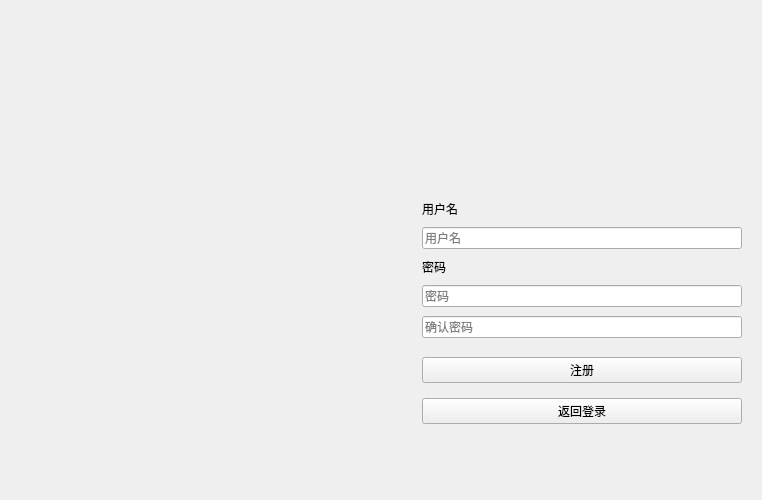
<?xml version="1.0" encoding="UTF-8"?>
<ui version="4.0">
 <class>Form</class>
 <widget class="QWidget" name="Form">
  <property name="geometry">
   <rect>
    <x>0</x>
    <y>0</y>
    <width>762</width>
    <height>500</height>
   </rect>
  </property>
  <property name="minimumSize">
   <size>
    <width>700</width>
    <height>500</height>
   </size>
  </property>
  <property name="windowTitle">
   <string>Form</string>
  </property>
  <layout class="QHBoxLayout" name="horizontalLayout">
   <property name="spacing">
    <number>0</number>
   </property>
   <property name="leftMargin">
    <number>0</number>
   </property>
   <property name="topMargin">
    <number>0</number>
   </property>
   <property name="rightMargin">
    <number>0</number>
   </property>
   <property name="bottomMargin">
    <number>0</number>
   </property>
   <item>
    <widget class="QLabel" name="label">
     <property name="text">
      <string/>
     </property>
     <property name="pixmap">
      <pixmap>:/images/background.jpg</pixmap>
     </property>
     <property name="scaledContents">
      <bool>true</bool>
     </property>
    </widget>
   </item>
   <item>
    <widget class="QWidget" name="widget" native="true">
     <property name="sizePolicy">
      <sizepolicy hsizetype="Preferred" vsizetype="Preferred">
       <horstretch>0</horstretch>
       <verstretch>0</verstretch>
      </sizepolicy>
     </property>
     <property name="minimumSize">
      <size>
       <width>360</width>
       <height>0</height>
      </size>
     </property>
     <property name="maximumSize">
      <size>
       <width>360</width>
       <height>16777215</height>
      </size>
     </property>
     <property name="styleSheet">
      <string notr="true">QLabel{
	font: 13px 'Microsoft YaHei'
}</string>
     </property>
     <layout class="QVBoxLayout" name="verticalLayout_2">
      <property name="spacing">
       <number>9</number>
      </property>
      <property name="leftMargin">
       <number>20</number>
      </property>
      <property name="topMargin">
       <number>20</number>
      </property>
      <property name="rightMargin">
       <number>20</number>
      </property>
      <property name="bottomMargin">
       <number>20</number>
      </property>
      <item>
       <spacer name="verticalSpacer">
        <property name="orientation">
         <enum>Qt::Vertical</enum>
        </property>
        <property name="sizeHint" stdset="0">
         <size>
          <width>20</width>
          <height>40</height>
         </size>
        </property>
       </spacer>
      </item>
      <item alignment="Qt::AlignHCenter">
       <widget class="QLabel" name="label_2">
        <property name="enabled">
         <bool>true</bool>
        </property>
        <property name="sizePolicy">
         <sizepolicy hsizetype="Preferred" vsizetype="Expanding">
          <horstretch>0</horstretch>
          <verstretch>0</verstretch>
         </sizepolicy>
        </property>
        <property name="minimumSize">
         <size>
          <width>100</width>
          <height>100</height>
         </size>
        </property>
        <property name="maximumSize">
         <size>
          <width>100</width>
          <height>100</height>
         </size>
        </property>
        <property name="text">
         <string/>
        </property>
        <property name="pixmap">
         <pixmap>:/images/logo.png</pixmap>
        </property>
        <property name="scaledContents">
         <bool>true</bool>
        </property>
       </widget>
      </item>
      <item>
       <spacer name="verticalSpacer_3">
        <property name="orientation">
         <enum>Qt::Vertical</enum>
        </property>
        <property name="sizeType">
         <enum>QSizePolicy::Fixed</enum>
        </property>
        <property name="sizeHint" stdset="0">
         <size>
          <width>20</width>
          <height>15</height>
         </size>
        </property>
       </spacer>
      </item>
      <item>
       <widget class="BodyLabel" name="label_5">
        <property name="text">
         <string>用户名</string>
        </property>
       </widget>
      </item>
      <item>
       <widget class="LineEdit" name="lineEdit_3">
        <property name="placeholderText">
         <string>用户名</string>
        </property>
        <property name="clearButtonEnabled">
         <bool>true</bool>
        </property>
       </widget>
      </item>
      <item>
       <widget class="BodyLabel" name="label_6">
        <property name="text">
         <string>密码</string>
        </property>
       </widget>
      </item>
      <item>
       <widget class="LineEdit" name="lineEdit_4">
        <property name="echoMode">
         <enum>QLineEdit::Password</enum>
        </property>
        <property name="placeholderText">
         <string>密码</string>
        </property>
        <property name="clearButtonEnabled">
         <bool>true</bool>
        </property>
       </widget>
      </item>
      <item>
       <widget class="LineEdit" name="lineEdit">
        <property name="echoMode">
         <enum>QLineEdit::Password</enum>
        </property>
        <property name="placeholderText">
         <string>确认密码</string>
        </property>
       </widget>
      </item>
      <item>
       <spacer name="verticalSpacer_5">
        <property name="orientation">
         <enum>Qt::Vertical</enum>
        </property>
        <property name="sizeType">
         <enum>QSizePolicy::Fixed</enum>
        </property>
        <property name="sizeHint" stdset="0">
         <size>
          <width>20</width>
          <height>5</height>
         </size>
        </property>
       </spacer>
      </item>
      <item>
       <spacer name="verticalSpacer_4">
        <property name="orientation">
         <enum>Qt::Vertical</enum>
        </property>
        <property name="sizeType">
         <enum>QSizePolicy::Fixed</enum>
        </property>
        <property name="sizeHint" stdset="0">
         <size>
          <width>20</width>
          <height>5</height>
         </size>
        </property>
       </spacer>
      </item>
      <item>
       <widget class="PrimaryPushButton" name="pushButton">
        <property name="text">
         <string>注册</string>
        </property>
       </widget>
      </item>
      <item>
       <spacer name="verticalSpacer_6">
        <property name="orientation">
         <enum>Qt::Vertical</enum>
        </property>
        <property name="sizeType">
         <enum>QSizePolicy::Fixed</enum>
        </property>
        <property name="sizeHint" stdset="0">
         <size>
          <width>20</width>
          <height>6</height>
         </size>
        </property>
       </spacer>
      </item>
      <item>
       <widget class="HyperlinkButton" name="pushButton_2">
        <property name="text">
         <string>返回登录</string>
        </property>
       </widget>
      </item>
      <item>
       <spacer name="verticalSpacer_2">
        <property name="orientation">
         <enum>Qt::Vertical</enum>
        </property>
        <property name="sizeHint" stdset="0">
         <size>
          <width>20</width>
          <height>40</height>
         </size>
        </property>
       </spacer>
      </item>
     </layout>
    </widget>
   </item>
  </layout>
 </widget>
 <customwidgets>
  <customwidget>
   <class>BodyLabel</class>
   <extends>QLabel</extends>
   <header>qfluentwidgets</header>
  </customwidget>
  <customwidget>
   <class>LineEdit</class>
   <extends>QLineEdit</extends>
   <header>qfluentwidgets</header>
  </customwidget>
  <customwidget>
   <class>HyperlinkButton</class>
   <extends>QPushButton</extends>
   <header>qfluentwidgets</header>
  </customwidget>
  <customwidget>
   <class>PrimaryPushButton</class>
   <extends>QPushButton</extends>
   <header>qfluentwidgets</header>
  </customwidget>
 </customwidgets>
 <resources>
  <include location="../Component_lib/PyQt-Fluent-Widgets-PyQt6/examples/window/login/resource/resource.qrc"/>
 </resources>
 <connections/>
</ui>
